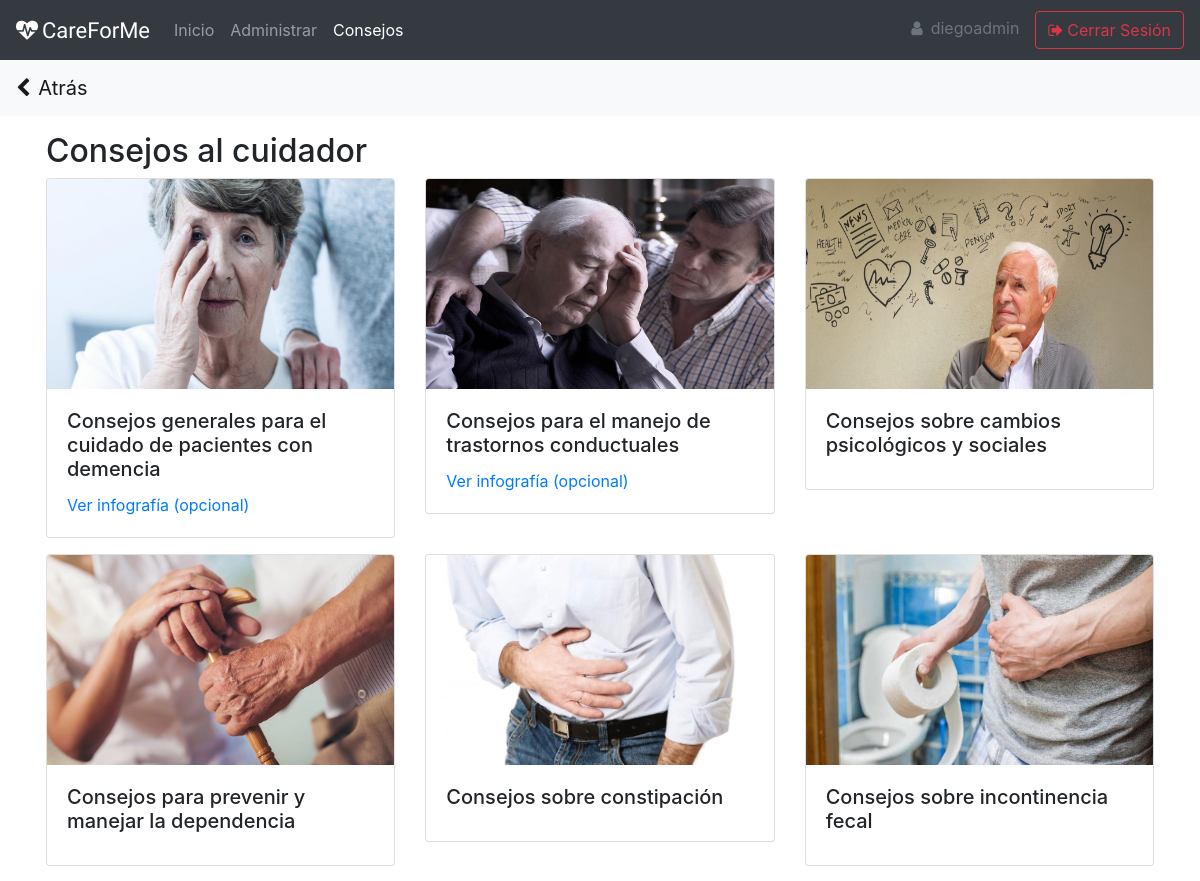
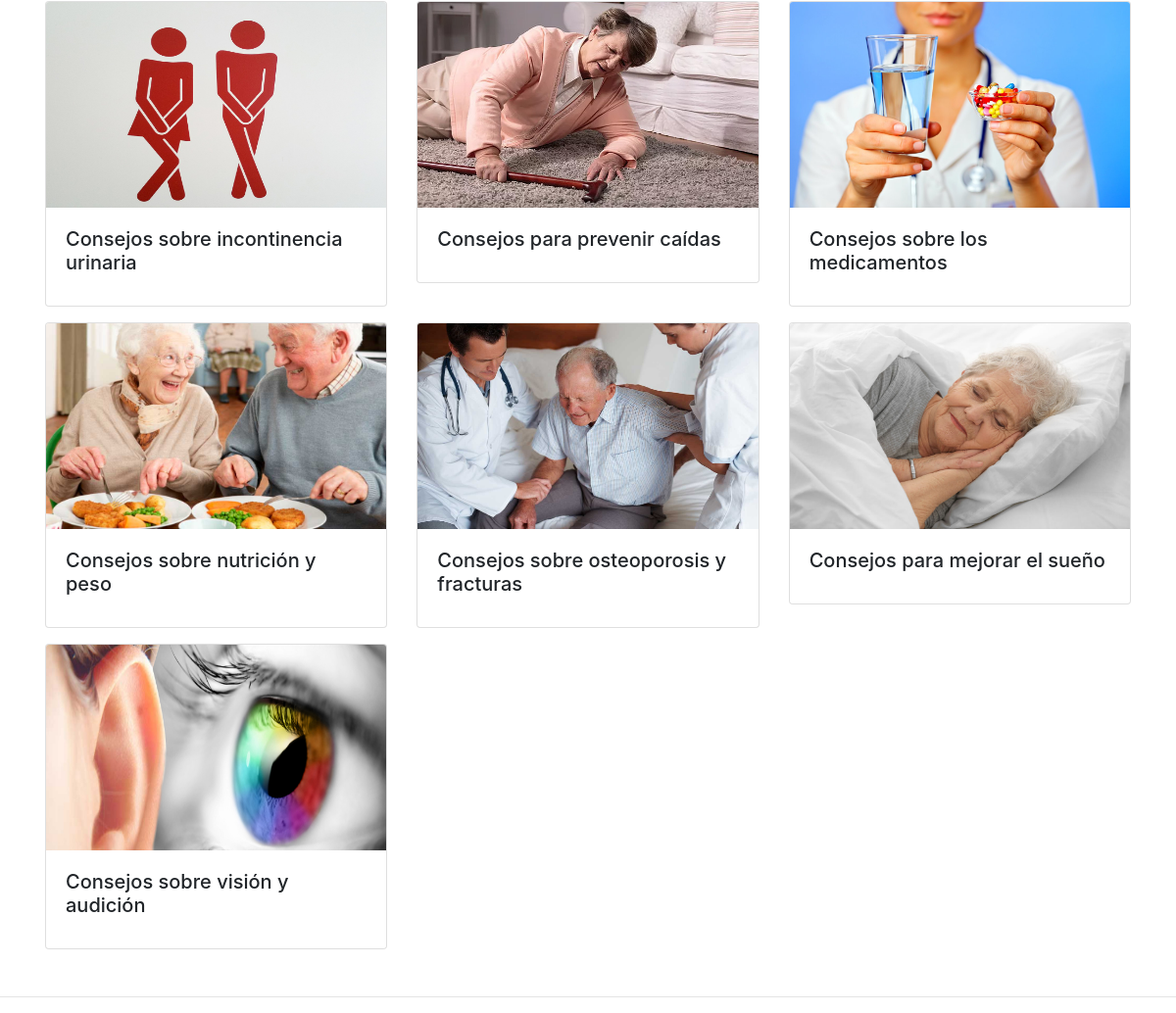
Before: /content/consejos/ (signed in) with the older database file (2 pictures, top to bottom).
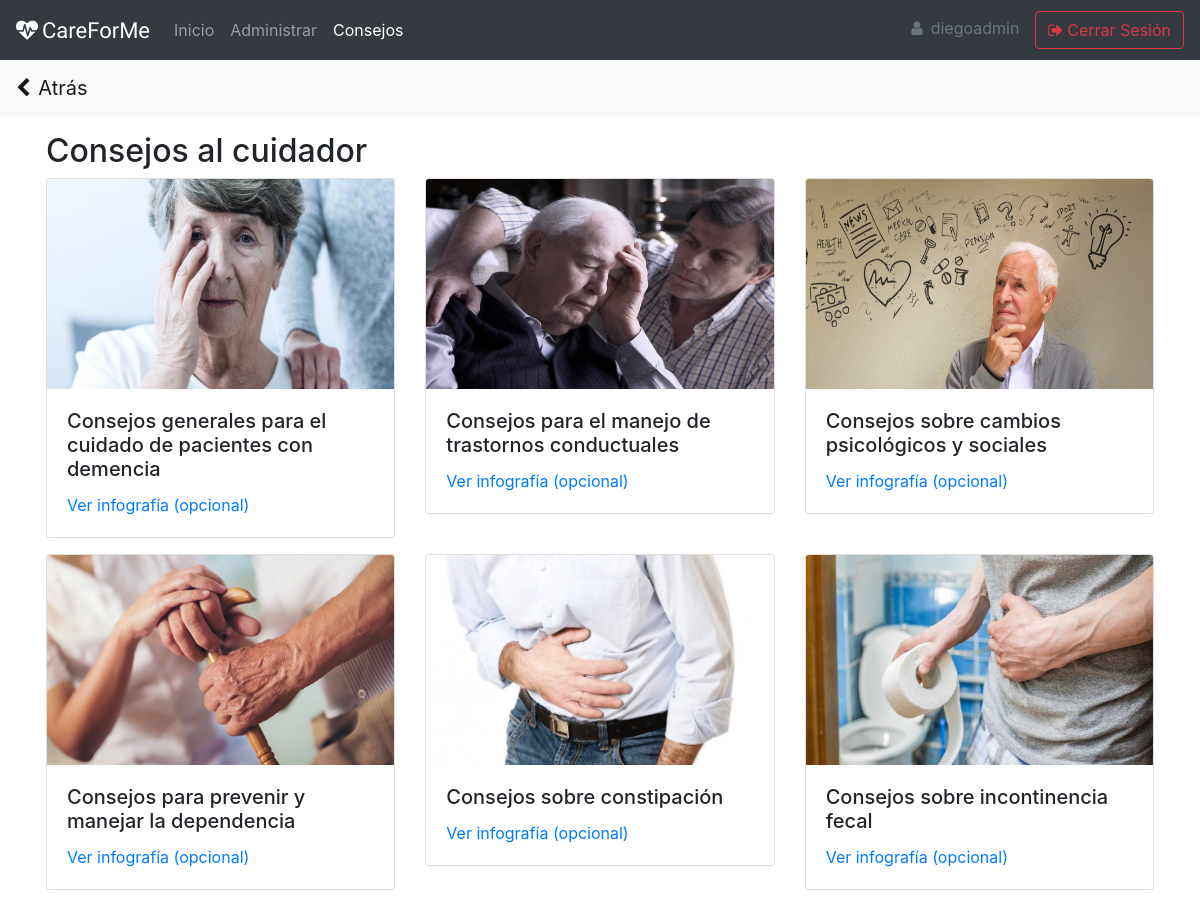
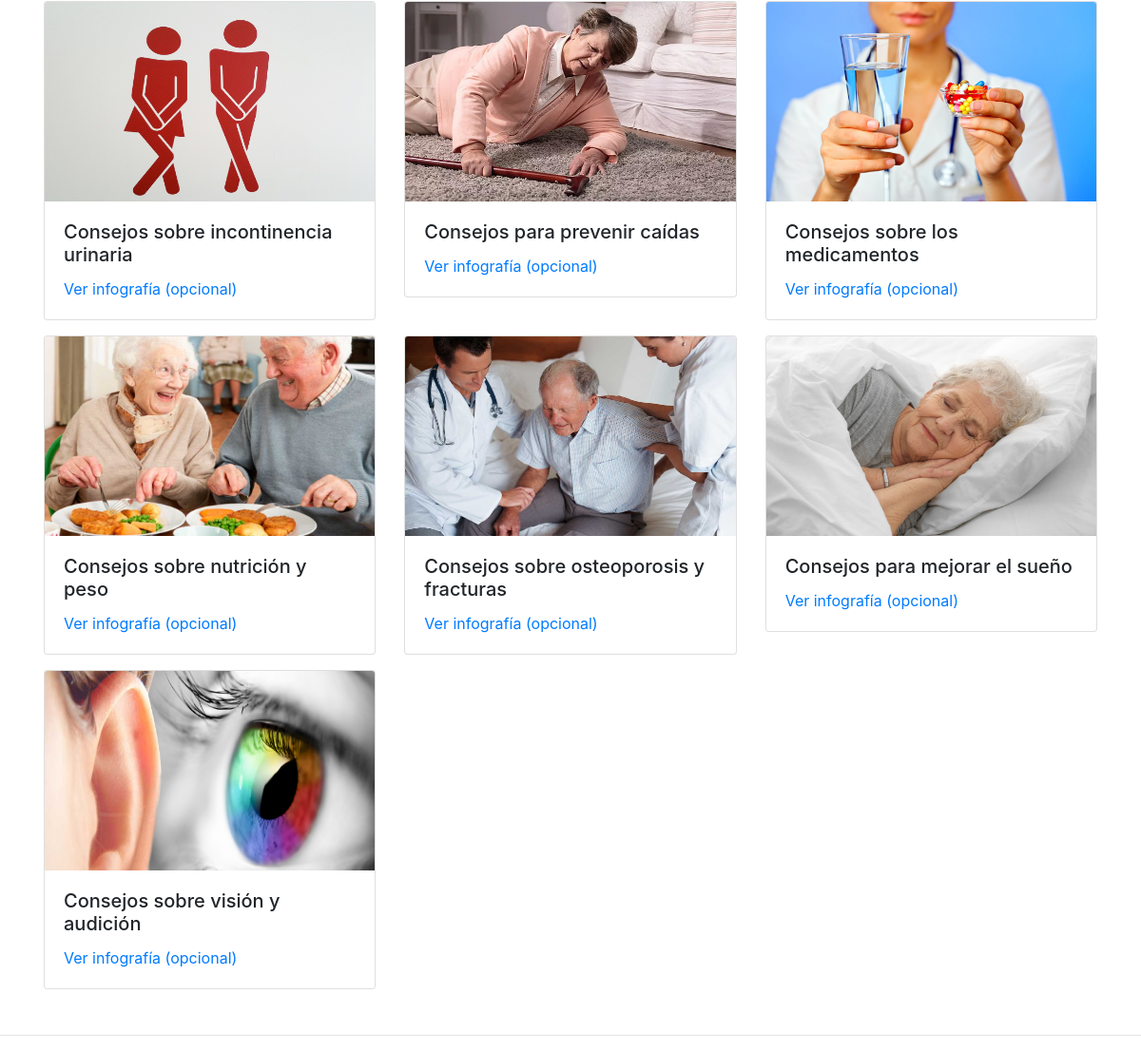
After: the same page with the newer database file (2 pictures, top to bottom).
### registration/models.py (models this page shows)
class User(AbstractUser):
    is_medico = models.BooleanField(default=False, verbose_name='Médico')
    is_cuidador = models.BooleanField(default=False, verbose_name='Cuidador')
    is_gestionador = models.BooleanField(default=False, verbose_name='Gestionador')

### content/models.py (models this page shows, shortened)
class Tema(models.Model):
    creado_por = models.ForeignKey(settings.AUTH_USER_MODEL, on_delete=models.CASCADE, verbose_name='Creado_por')
    subtopico = models.ForeignKey(Subtopico, on_delete=models.CASCADE, default=None, blank=True, null=True, verbose_name='Subtópico')
    topico = models.ForeignKey(Topico, on_delete=models.CASCADE, verbose_name='Tópico')
    nombre = models.CharField(max_length=100, verbose_name='Nombre')
    imagen = models.ImageField(verbose_name='Imagen', null=True, upload_to="temas")
    url_infografia = models.URLField(null=True, blank=True,verbose_name="URL Infografía")
    fecha_creacion = models.DateTimeField(auto_now_add=True, verbose_name='Fecha de creación')
    class Meta:
        verbose_name = 'Tema'
        verbose_name_plural = 'Temas'
        ordering = ['topico', 'subtopico']

### content/views.py (the view)
# urls.py: path('consejos/', views.consejos, name='consejos'),
@login_required
def consejos(request):
    temas = Tema.objects.filter(nombre__icontains = "Consejos")
    return render(request, 'content/consejos.html', {'temas': temas})

### content/templates/content/consejos.html (shortened to what this page needs)
{% extends "core/base.html" %} {% block title %}Consejos{% endblock %} {% block content %}
<h2>Consejos al cuidador</h2>
<div class="row">
    {% for tema in temas %}
    <div class="col-sm-4">
        <div class="card mb-3">
            <img class="card-img-top" height="210" src="{% if tema.imagen %}{{tema.imagen.url}}{% endif %}" alt="Card image cap">
            <div class="card-body">
                <h5 class="card-title">{{tema.nombre}}</h5>
                {% if tema.url_infografia %}<a style="z-index: 2;position: relative;" href="{% url 'infografia_consejos' tema.id %}">Ver infografía (opcional)</a> {% endif %}
            </div>
        </div>
    </div>
    {% endfor %}
</div>
{% endblock %}

### core/templates/core/base.html (shortened to what this page needs)
<!DOCTYPE html>
<html lang="en">
<head>
    <link rel="stylesheet" href="https://stackpath.bootstrapcdn.com/bootstrap/4.5.2/css/bootstrap.min.css">
    <link rel="stylesheet" type="text/css" href="https://cdn.datatables.net/1.10.22/css/jquery.dataTables.css">
    <link rel="stylesheet" href="https://cdn.datatables.net/responsive/2.2.6/css/responsive.dataTables.min.css">
    <link rel="stylesheet" href="https://stackpath.bootstrapcdn.com/font-awesome/4.7.0/css/font-awesome.min.css">
</head>
<body>
    <nav class="navbar sticky-top navbar-expand-lg navbar-dark bg-dark">
        <a style="font-family: 'Teko', sans-serif;font-size: 22px;" class="navbar-brand" {% if request.user.is_authenticated %}href="{% url 'home'%}" {% else %}href="{% url 'portada'%}" {% endif %}><i class="fa fa-heartbeat mr-1" aria-hidden="true"></i>CareForMe</a>
        <div class="collapse navbar-collapse" id="navbarSupportedContent">
            {% if request.user.is_authenticated %}
            <ul class="navbar-nav mr-auto">
                <li class="nav-item {% if '/content/' in request.path and '/consejos/' not in request.path %}active{% endif %}">
                    <a class="nav-link" href="{% url 'home' %}">Inicio <span class="sr-only">(current)</span></a>
                </li>
                {% if not request.user.is_staff and request.user.is_cuidador %}
                <li class="nav-item {% if '/patient/' in request.path %}active{% endif %}">
                    <a class="nav-link" href="{% url 'info_cuidador' %}">Cuidador</a>
                </li>
                <li class="nav-item {% if '/consejos/' in request.path %}active{% endif %}">
                    <a class="nav-link" href="{% url 'consejos' %}">Consejos</a>
                </li>
                {% elif request.user.is_staff or request.user.is_gestionador %}
                <li class="nav-item {% if request.path == '/admin/' %}active{% endif %}">
                    <a class="nav-link" href="/admin/">Administrar</a>
                </li>
                <li class="nav-item {% if request.path == '/content/consejos/' %}active{% endif %}">
                    <a class="nav-link" href="{% url 'consejos' %}">Consejos</a>
                </li>
                {% elif request.user.is_medico %}
                <li class="nav-item {% if 'change-password' in request.path %}active{% endif %}">
                    <a class="nav-link" href="{% url 'change-password' %}">Cambiar contraseña</a>
                </li>
                {% endif %}
            </ul>
            <a class="nav-link disabled pl-0" href="#" tabindex="-1" aria-disabled="true"><i class="fa fa-user mr-2 mb-2" aria-hidden="true"></i>{{user.get_username}}</a>
            <a href="{% url 'logout' %}" class="btn btn-outline-danger" tabindex="-1" role="button" aria-disabled="true"><i class="fa fa-sign-out mr-1" aria-hidden="true"></i>Cerrar Sesión</a> {% endif %}
        </div>
    </nav>
    {% if request.user.is_authenticated and request.path != '/content/' %}
    <nav style="z-index: 1" class="navbar sticky-top navbar-light bg-light second-nav">
        <a href="" onClick="window.history.back();return false;" class="navbar-brand"><i class="fa fa-chevron-left mr-2" aria-hidden="true"></i>Atrás</a>
    </nav>
    {% endif %}
    <div class="container p-3">
        {% block content %} {% endblock %}
    </div>
    {% if request.path != "/accounts/login/" %}
    <hr>{% endif %}
</body>
</html>

### core/templates/core/base.html (style rules this page uses)
.second-nav { top: 56px; }

Changed rows visible on the page:
changed Tema "Consejos sobre cambios psicológicos y sociales": now shows "Ver infografía (opcional)"
changed Tema "Consejos para prevenir y manejar la dependencia": now shows "Ver infografía (opcional)"
changed Tema "Consejos sobre constipación": now shows "Ver infografía (opcional)"
changed Tema "Consejos sobre incontinencia fecal": now shows "Ver infografía (opcional)"
changed Tema "Consejos sobre incontinencia urinaria": now shows "Ver infografía (opcional)"
changed Tema "Consejos para prevenir caídas": now shows "Ver infografía (opcional)"
changed Tema "Consejos sobre los medicamentos": now shows "Ver infografía (opcional)"
changed Tema "Consejos sobre nutrición y peso": now shows "Ver infografía (opcional)"
changed Tema "Consejos sobre osteoporosis y fracturas": now shows "Ver infografía (opcional)"
changed Tema "Consejos para mejorar el sueño": now shows "Ver infografía (opcional)"
changed Tema "Consejos sobre visión y audición": now shows "Ver infografía (opcional)"
